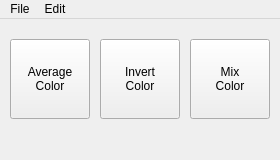
<?xml version="1.0" encoding="UTF-8"?>
<ui version="4.0">
 <class>MainWindow</class>
 <widget class="QMainWindow" name="MainWindow">
  <property name="geometry">
   <rect>
    <x>0</x>
    <y>0</y>
    <width>280</width>
    <height>160</height>
   </rect>
  </property>
  <property name="windowTitle">
   <string>Tasteless</string>
  </property>
  <property name="windowIcon">
   <iconset theme="face-plain"/>
  </property>
  <widget class="QWidget" name="centralwidget">
   <widget class="QPushButton" name="pbAverageColor">
    <property name="geometry">
     <rect>
      <x>10</x>
      <y>20</y>
      <width>80</width>
      <height>80</height>
     </rect>
    </property>
    <property name="statusTip">
     <string/>
    </property>
    <property name="text">
     <string>Average
Color</string>
    </property>
    <property name="default">
     <bool>false</bool>
    </property>
    <property name="flat">
     <bool>false</bool>
    </property>
   </widget>
   <widget class="QPushButton" name="pbInvertColor">
    <property name="geometry">
     <rect>
      <x>100</x>
      <y>20</y>
      <width>80</width>
      <height>80</height>
     </rect>
    </property>
    <property name="statusTip">
     <string/>
    </property>
    <property name="text">
     <string>Invert
Color</string>
    </property>
    <property name="default">
     <bool>false</bool>
    </property>
    <property name="flat">
     <bool>false</bool>
    </property>
   </widget>
   <widget class="QPushButton" name="pbMixColor">
    <property name="geometry">
     <rect>
      <x>190</x>
      <y>20</y>
      <width>80</width>
      <height>80</height>
     </rect>
    </property>
    <property name="statusTip">
     <string/>
    </property>
    <property name="text">
     <string>Mix
Color</string>
    </property>
    <property name="default">
     <bool>false</bool>
    </property>
    <property name="flat">
     <bool>false</bool>
    </property>
   </widget>
  </widget>
  <widget class="QMenuBar" name="menubar">
   <property name="geometry">
    <rect>
     <x>0</x>
     <y>0</y>
     <width>280</width>
     <height>23</height>
    </rect>
   </property>
   <widget class="QMenu" name="menuFile">
    <property name="title">
     <string>File</string>
    </property>
    <addaction name="action_Quit"/>
   </widget>
   <widget class="QMenu" name="menuEdit">
    <property name="title">
     <string>Edit</string>
    </property>
    <addaction name="action_Average_Color"/>
    <addaction name="actionColor_Inverter"/>
   </widget>
   <addaction name="menuFile"/>
   <addaction name="menuEdit"/>
  </widget>
  <action name="action_Average_Color">
   <property name="text">
    <string>&amp;Average Color</string>
   </property>
   <property name="shortcut">
    <string>A</string>
   </property>
  </action>
  <action name="actionColor_Inverter">
   <property name="text">
    <string>Color &amp;Inverter</string>
   </property>
   <property name="shortcut">
    <string>I</string>
   </property>
  </action>
  <action name="action_Quit">
   <property name="icon">
    <iconset theme="application-exit"/>
   </property>
   <property name="text">
    <string>&amp;Quit</string>
   </property>
   <property name="shortcut">
    <string>Ctrl+Q</string>
   </property>
  </action>
 </widget>
 <resources/>
 <connections>
  <connection>
   <sender>action_Quit</sender>
   <signal>triggered()</signal>
   <receiver>MainWindow</receiver>
   <slot>close()</slot>
   <hints>
    <hint type="sourcelabel">
     <x>-1</x>
     <y>-1</y>
    </hint>
    <hint type="destinationlabel">
     <x>160</x>
     <y>79</y>
    </hint>
   </hints>
  </connection>
  <connection>
   <sender>action_Average_Color</sender>
   <signal>triggered()</signal>
   <receiver>pbAverageColor</receiver>
   <slot>animateClick()</slot>
   <hints>
    <hint type="sourcelabel">
     <x>-1</x>
     <y>-1</y>
    </hint>
    <hint type="destinationlabel">
     <x>49</x>
     <y>82</y>
    </hint>
   </hints>
  </connection>
  <connection>
   <sender>actionColor_Inverter</sender>
   <signal>triggered()</signal>
   <receiver>pbInvertColor</receiver>
   <slot>animateClick()</slot>
   <hints>
    <hint type="sourcelabel">
     <x>-1</x>
     <y>-1</y>
    </hint>
    <hint type="destinationlabel">
     <x>139</x>
     <y>82</y>
    </hint>
   </hints>
  </connection>
 </connections>
</ui>
